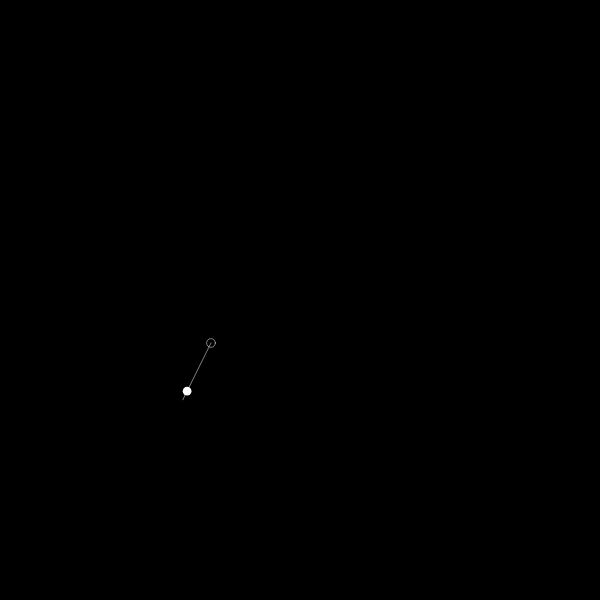
Frame 1 (no input)
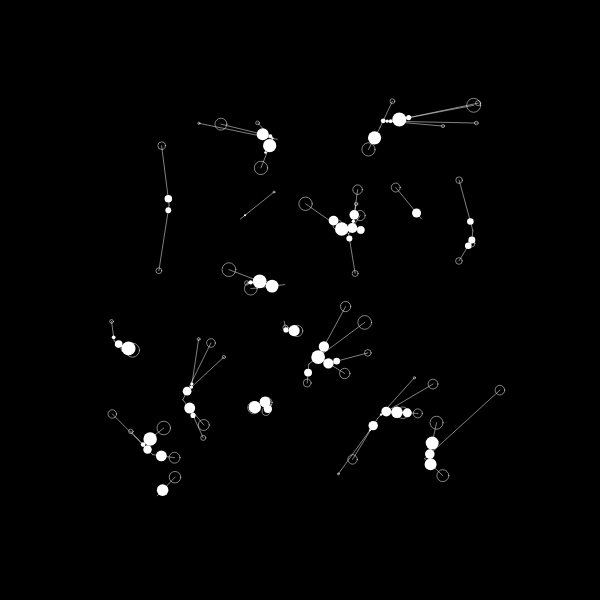
Frame 60 (no input)
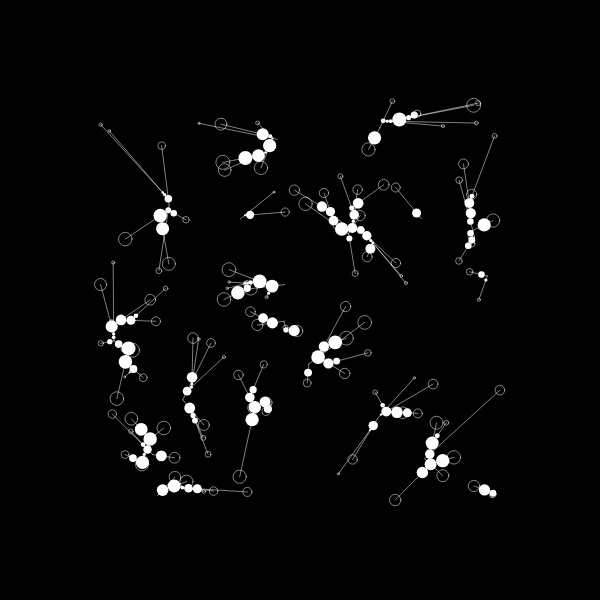
Frame 120 (the mouse pressed at the canvas centre since frame 60)

The p5.js sketch that drew these frames (run headless with seeded random() and noise() and a simulated clock; from frame 60 on, the mouse is pressed at the canvas centre):

// p5.js sketch
// ── sketch.js
let currentCount = 20;
let margin = 100;
let maxCount = 5000;

let x = Array(maxCount);
let y = Array(maxCount);
let r = Array(maxCount);

function setup () {
  createCanvas(600, 600);
  background(0);

  for (let i = 0; i < currentCount; i++) {
    r[i] = random(1, 7);
    x[i] = random(margin, width - margin);
    y[i] = random(margin, height - margin);
  }
}

function draw () {
  //background(0);

  const newR = random(1, 7);
  const newX = random(margin, width - margin);
  const newY = random(margin, height - margin);

  // Longest distance is the diagonal
  let closestD = sqrt(width * width + height * height);
  let closestIn = 0;

  for (let i = 0; i < currentCount; i++) {
    const newD = dist(newX, newY, x[i], y[i]);

    if (newD < closestD) {
      closestD = newD;
      closestIn = i;
    }
  }

  noFill();
  stroke(255);
  strokeWeight(0.5);
  circle(newX, newY, newR * 2);
  line(newX, newY, x[closestIn], y[closestIn]);

  const angle = atan2(newY - y[closestIn], newX - x[closestIn]);
  const i = currentCount;

  x[i] = x[closestIn] + cos(angle) * (r[closestIn] + newR);
  y[i] = y[closestIn] + sin(angle) * (r[closestIn] + newR);
  r[i] = newR;

  fill(255);
  noStroke();
  circle(x[i], y[i], r[i] * 2);

  currentCount++;

  if (currentCount >= maxCount) {
    console.log("Limit reached: " + maxCount);
    noLoop();
  }
}

function keyReleased () {
  if (key == 's') {
    saveFrame("growthStructures-" + frameCount + ".png");
  }
}
